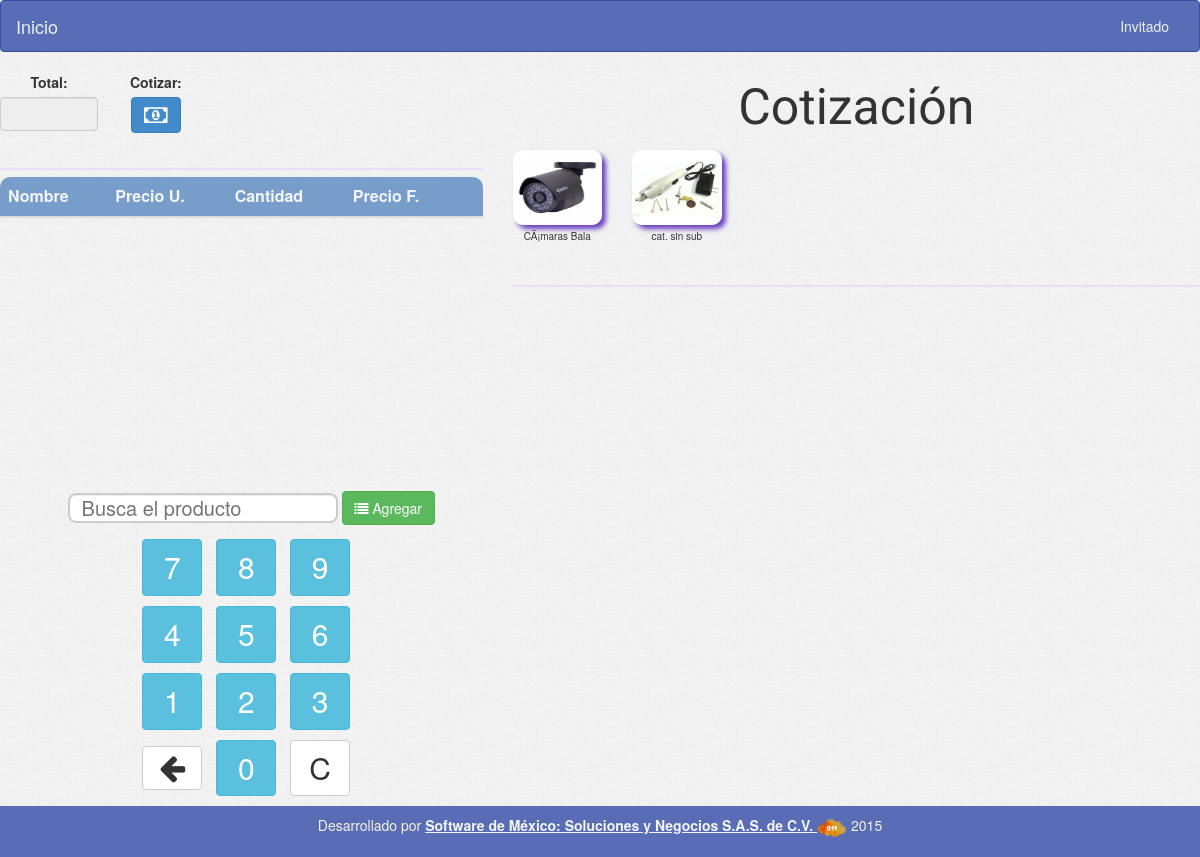
The page /form_price.php on the database as committed earlier.
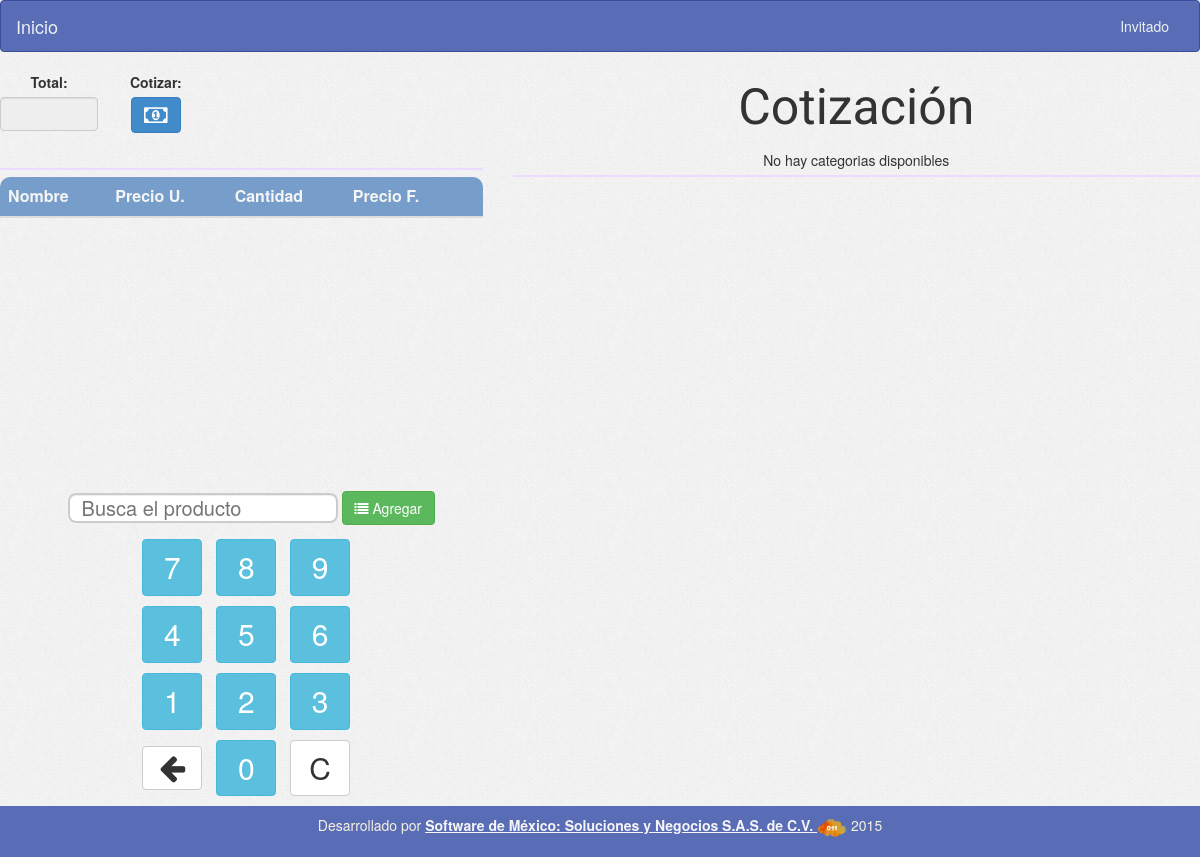
The same page on the database as committed later.
### tables this page shows
CREATE TABLE `categorias` (
  `id` int(11) NOT NULL,
  `nombre` varchar(50) NOT NULL,
  `created` date NOT NULL,
  `created_by_user_id` int(11) NOT NULL,
  `activo` tinyint(4) NOT NULL,
  `img` varchar(50) DEFAULT NULL
);

### config/conexion.php (called while the page is built, shortened)
<?php
	$tCategory="categorias";
?>

### config/variables.php (called while the page is built, shortened)
<?php
        $rutaImgCat="uploads/categories/";
?>

### form_price.php (the view, shortened to what this page needs)
<?php
include('config/conexion.php');
include('header.php');
include ('menu.php');
include('config/variables.php');
$sqlGetCategories = "SELECT * FROM $tCategory WHERE activo='1' ";
$resGetCategories = $con->query($sqlGetCategories);
$optCategories = '';
if ($resGetCategories->num_rows > 0) {
    while ($rowGetCategories = $resGetCategories->fetch_assoc()) {
        $optCategories .= '<div class="col-sm-2 div-img-sales"><img src="' . $rutaImgCat . $rowGetCategories['img'] . '" class="clickCategory img-sales" title="' . $rowGetCategories['id'] . '" width="100%">' . $rowGetCategories['nombre'] . '</div>';
    }
} else {
    $optCategories .= 'No hay categorias disponibles';
}
?>
<div class="row">
    <div class="col-xs-5 sales sales-izquierda">
        <div class="ticket text-center">
            <form id="formTicket" method="POST" action="" >
                <div class="cobrar row">
                    <div class="form-group col-xs-3">
                        <label>Total:</label></br>
                        <input type="text" id="inputTotal" name="inputTotal" readonly step=0.01 class="form-control col-xs-12" >
                    </div>
                    <div class="form-group col-xs-2">
                        <label>Cotizar:</label></br>
                        <button type="button" class="btn btn-primary" data-toggle="modal" data-target="#myModalAdd"><i class="fa fa-money" style="font-size: 2.2rem;"></i></button>
                    </div>
                </div>
                <div class="line"></div>
                <div class="mygrid-wrapper-div">
                    <table id="dataTicket" class="table table-striped">
                        <thead>
                            <tr>
                                <th>Nombre</th>
                                <th>Precio U.</th>
                                <th>Cantidad</th>
                                <th>Precio F.</th>
                                <th></th>
                            </tr>
                        </thead>
                    </table>
                </div>
            </form>
        </div>
        <div class="teclado text-center">
            <form id="formTeclado" method="POST" class="form-inline">
                <div class="form-group">
                    <input type="text" class="typeahead tt-query" autocomplete="off" spellcheck="false" placeholder="Busca el producto" id="inputCod" name="inputCod">
                </div>
                <button type="submit" class="btn btn-success"><i class="fa fa-list"></i> Agregar</button>
            </form>
            <div id="teclado_numerico_2" class="text-center">
                <div class="numeric-form-sales">
                    <span class="btn btn-info btn-numeric-form" onclick="teclado(7)">7</span>
                    <span class="btn btn-info btn-numeric-form" onclick="teclado(8)">8</span>
                    <span class="btn btn-info btn-numeric-form" onclick="teclado(9)">9</span>
                    <br>
                    <span class="btn btn-info btn-numeric-form" onclick="teclado(4)">4</span>
                    <span class="btn btn-info btn-numeric-form" onclick="teclado(5)">5</span>
                    <span class="btn btn-info btn-numeric-form" onclick="teclado(6)">6</span>
                    <br>
                    <span class="btn btn-info btn-numeric-form" onclick="teclado(1)">1</span>
                    <span class="btn btn-info btn-numeric-form" onclick="teclado(2)">2</span>
                    <span class="btn btn-info btn-numeric-form" onclick="teclado(3)">3</span>
                    <br>
                    <span class="btn btn-default btn-numeric-form erase"><i class="fa fa-arrow-left"></i></span>
                    <span class="btn btn-info btn-numeric-form" onclick="teclado(0)">0</span>
                    <span class="btn btn-default btn-numeric-form" onClick="borrarTeclado()" >C</span>
                </div>
            </div>
        </div>
    </div>
    <div class="col-sm-7 sales sales-derecha text-center">
        <div class="titulo-crud2">
            Cotización <span class="tipoPrecio" style="font-size: 14px"><i></i></span>
        </div>
        <div class="row productCategory div-sales">
            <?= $optCategories; ?>
        </div>
        <div class="line"></div>
    </div>
</div>
<?php
include ('footer.php');
?>

Rows that differ between the two databases and show on the page:
removed categorias: img (picture), nombre "CÃ¡maras Bala"
removed categorias: img (picture), nombre "cat. sin sub"
Other text that changed with them:
text now shown: "No hay categorias disponibles"
